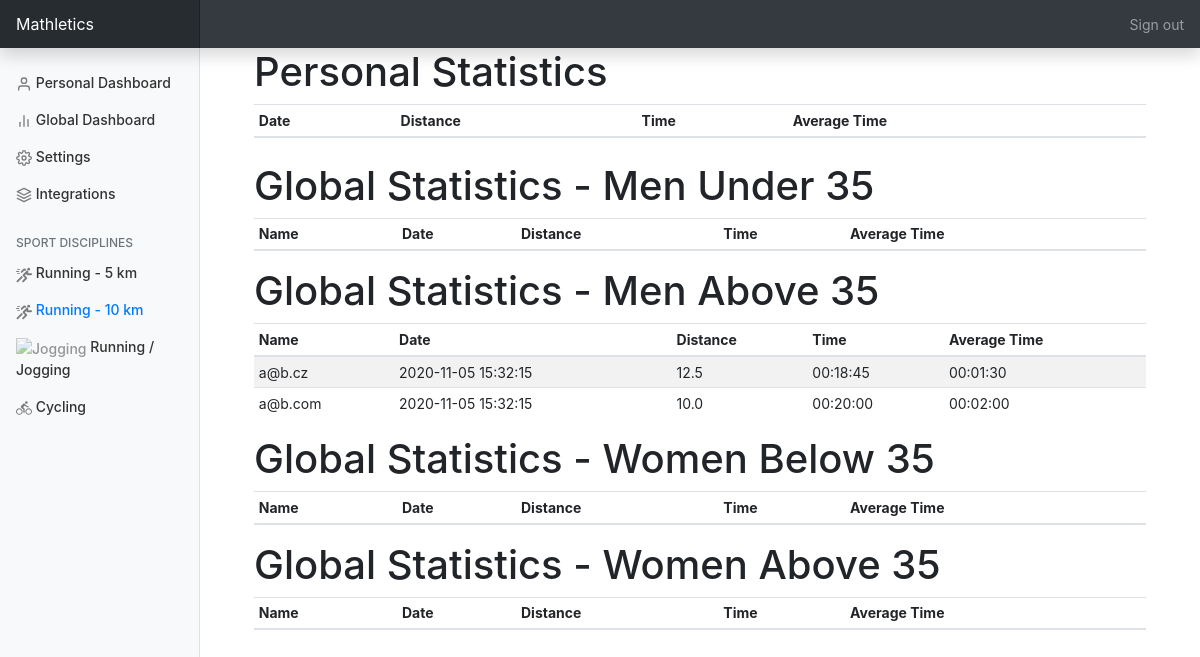
Before: /running_10_km (signed in) with the older database file.
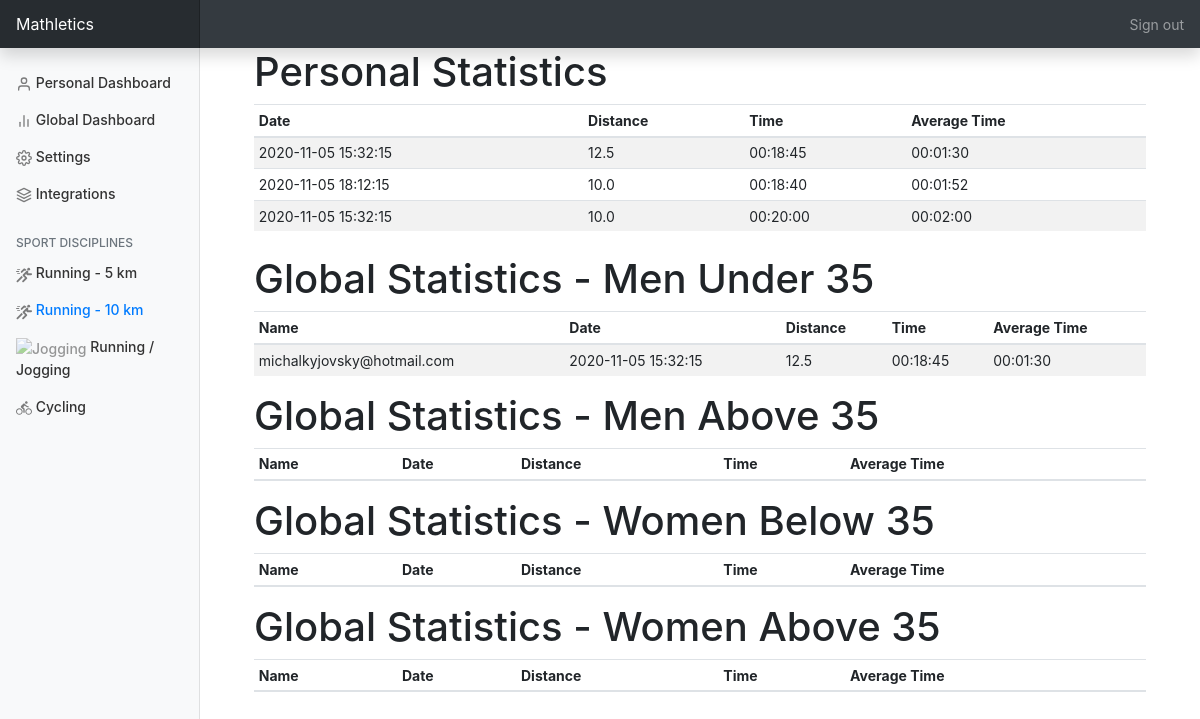
After: the same page with the newer database file.
### mast/models.py (models this page shows, shortened)
class User(db.Model, UserMixin):
    id = db.Column(db.Integer, primary_key=True, autoincrement=True)
    email = db.Column(db.String(120), unique=True, nullable=False)
    password = db.Column(db.String(60), nullable=False)
    first_name = db.Column(db.String(20), nullable=False, default='')
    last_name = db.Column(db.String(50), nullable=False, default='')
    display_name = db.Column(db.String(50))
    sex = db.Column(db.Enum(Sex))
    age = db.Column(db.Enum(Age))
    anonymous = db.Column(db.Boolean, nullable=False, default=False)
    type = db.Column(db.Enum(UserType))
    uk_id = db.Column(db.String(10))
    verified = db.Column(db.Boolean, nullable=False, default=False)
    shirt_size = db.Column(db.String(100))
    competing = db.Column(db.Boolean, nullable=False, default=True)
    activities = db.relationship('Activity', backref='user', lazy=True)

class Activity(db.Model):
    id = db.Column(db.Integer, primary_key=True, autoincrement=True)
    datetime = db.Column(db.DateTime, nullable=False)
    distance = db.Column(db.Float, nullable=False)
    duration = db.Column(db.Time, nullable=False)
    average_duration_per_km = db.Column(db.Time, nullable=False)
    type = db.Column(db.Enum(ActivityType), nullable=False)
    user_id = db.Column(db.Integer, db.ForeignKey('user.id'), nullable=False)

### mast/views.py (the view)
@app.route('/running_10_km')
@login_required
def running_10_km():
    session = mast.queries.Queries()
    user_ten = session.get_best_run_activities_by_user(current_user.id, Competition.Run10km, 10)
    ten_runner_men_under = session.get_top_users_best_run(Competition.Run10km, Sex.Male, Age.Under35, 10)
    ten_runner_men_above = session.get_top_users_best_run(Competition.Run10km, Sex.Male, Age.Over35, 10)
    ten_runner_women_under = session.get_top_users_best_run(Competition.Run10km, Sex.Female, Age.Under35, 10)
    ten_runner_women_above = session.get_top_users_best_run(Competition.Run10km, Sex.Female, Age.Over35, 10)
    return render_template("running_10_km.html", title="Running-10", user_ten=user_ten,
                           ten_runner_men_above=ten_runner_men_above, ten_runner_men_under=ten_runner_men_under,
                           ten_runner_women_above=ten_runner_women_above, ten_runner_women_under=ten_runner_women_under)

### mast/models.py (called while the page is built)
@login_manager.user_loader
def load_user(user_id):
    return db.session.query(User).get(user_id)

### mast/queries.py (called while the page is built)
    def get_best_run_activities_by_user(self, user_id: int, competition: Competition, number: int):
        return db.session.query(Activity).\
            filter(Activity.user_id == user_id,
                   func.date(Activity.datetime) >= self.SEASON.start_date,
                   func.date(Activity.datetime) <= self.SEASON.end_date,
                   Activity.type == ActivityType.Run,
                   Activity.distance >= competition.value).\
            order_by(Activity.average_duration_per_km.asc()).\
            limit(number).\
            all()

### mast/templates/running_10_km.html (shortened to what the changed rows need)
{% extends "main_layout_template.html" %}
{% block content_page %}
    <div class="container mb-4">
        <div class="row-fluid">
            <div class="col-sm mb-4">
                <h1>Personal Statistics</h1>
                <table id="personalStats" class="display table table-striped table-sm">
                    <thead>
                    <tr>
                        <th>Date</th>
                        <th>Distance</th>
                        <th>Time</th>
                        <th>Average Time</th>
                    </tr>
                    </thead>
                    <tbody>
                    {% for item in user_ten %}
                        <tr>
                            <td>{{ item['datetime'] }}</td>
                            <td>{{ item['distance'] }}</td>
                            <td>{{ item['duration'] }}</td>
                            <td>{{ item['average_duration_per_km'] }}</td>
                        </tr>
                    {% endfor %}
                    </tbody>
                </table>
            </div>
            <div class="col-sm">
                <h1>Global Statistics - Men Under 35</h1>
                <table id="personalStats" class="display table table-striped table-sm">
                    <thead>
                    <tr>
                        <th>Name</th>
                        <th>Date</th>
                        <th>Distance</th>
                        <th>Time</th>
                        <th>Average Time</th>
                    </tr>
                    </thead>
                    <tbody>
                    {% for item in ten_runner_men_under %}
                        <tr>
                            <td>{{ item[0]['email'] }}</td>
                            <td>{{ item[1]['datetime'] }}</td>
                            <td>{{ item[1]['distance'] }}</td>
                            <td>{{ item[1]['duration'] }}</td>
                            <td>{{ item[1]['average_duration_per_km'] }}</td>
                        </tr>
                    {% endfor %}
                    </tbody>
                </table>
            </div>
            <div class="col-sm">
                <h1>Global Statistics - Men Above 35</h1>
                <table id="personalStats" class="display table table-striped table-sm">
                    <thead>
                    <tr>
                        <th>Name</th>
                        <th>Date</th>
                        <th>Distance</th>
                        <th>Time</th>
                        <th>Average Time</th>
                    </tr>
                    </thead>
                    <tbody>
                    {% for item in ten_runner_men_above %}
                        <tr>
                            <td>{{ item[0]['email'] }}</td>
                            <td>{{ item[1]['datetime'] }}</td>
                            <td>{{ item[1]['distance'] }}</td>
                            <td>{{ item[1]['duration'] }}</td>
                            <td>{{ item[1]['average_duration_per_km'] }}</td>
                        </tr>
                    {% endfor %}
                    </tbody>
                </table>
            </div>
            <div class="col-sm">
                <h1>Global Statistics - Women Below 35</h1>
                <table id="personalStats" class="display table table-striped table-sm">
                    <thead>
                    <tr>
                        <th>Name</th>
                        <th>Date</th>
                        <th>Distance</th>
                        <th>Time</th>
                        <th>Average Time</th>
                    </tr>
                    </thead>
                </table>
            </div>
            <div class="col-sm">
                <h1>Global Statistics - Women Above 35</h1>
                <table id="personalStats" class="display table table-striped table-sm">
                    <thead>
                    <tr>
                        <th>Name</th>
                        <th>Date</th>
                        <th>Distance</th>
                        <th>Time</th>
                        <th>Average Time</th>
                    </tr>
                    </thead>
                </table>
            </div>
        </div>
    </div>
{% endblock content_page %}

Changed rows visible on the page:
no longer on this page (row unchanged): User: email "a@b.cz", datetime "2020-11-05 15:32:15", distance "12.5", duration "00:18:45", average_duration_per_km "00:01:30", shown under "Global Statistics - Men Above 35"
no longer on this page (row unchanged): User: email "a@b.com", datetime "2020-11-05 15:32:15", distance "10.0", duration "00:20:00", average_duration_per_km "00:02:00", shown under "Global Statistics - Men Above 35"
now on this page (row edited): Activity: datetime "2020-11-05 15:32:15", distance "12.5", duration "00:18:45", average_duration_per_km "00:01:30"
now on this page (row edited): Activity: datetime "2020-11-05 18:12:15", distance "10.0", duration "00:18:40", average_duration_per_km "00:01:52"
now on this page (row edited): Activity: datetime "2020-11-05 15:32:15", distance "10.0", duration "00:20:00", average_duration_per_km "00:02:00"
now on this page (row edited): User: email "michalkyjovsky@hotmail.com", datetime "2020-11-05 15:32:15", distance "12.5", duration "00:18:45", average_duration_per_km "00:01:30", shown under "Global Statistics - Men Under 35"
